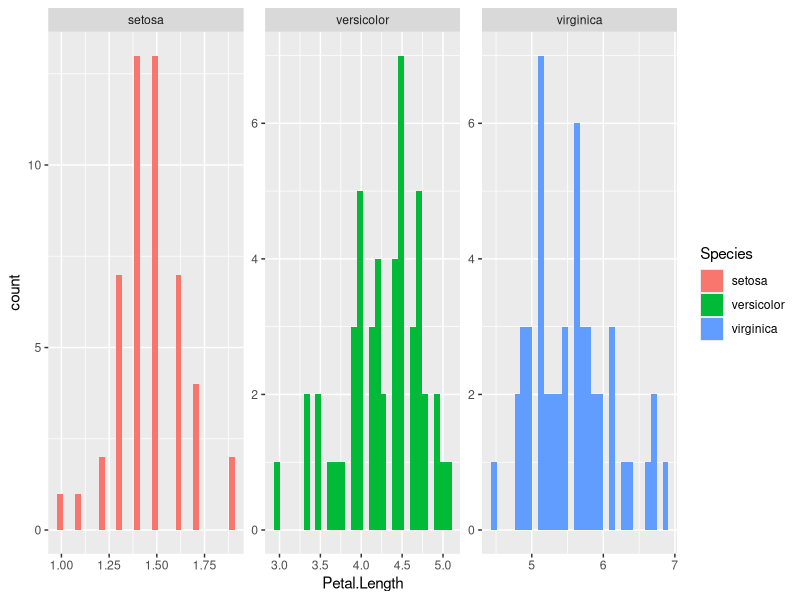

Write the R code that produced this figure.
## ---- chunk 1
knitr::opts_chunk$set(echo = TRUE)
## ---- chunk 2
LISTA <- 1:100

LISTA[3]

## ---- chunk 3
iris
## ---- chunk 4
library (tidyverse)
## ---- chunk 5
glimpse(iris)
## ---- chunk 6
head(iris)
tail(iris)
## ---- chunk 7
summary(iris)
## ---- chunk 8
iris$Sepal.Length

## ---- chunk 9
iris%>%
  ggplot(aes(Petal.Length, fill=Species))+
  geom_histogram()+facet_wrap(~Species, scales = "free")
  labs(tittle='Datos Largos de los Petalos')
## ---- chunk 10
install.packages("skimr")
## ---- chunk 11
library(skimr)
iris%>%
  dplyr::group_by(Species)%>%
  skim()
